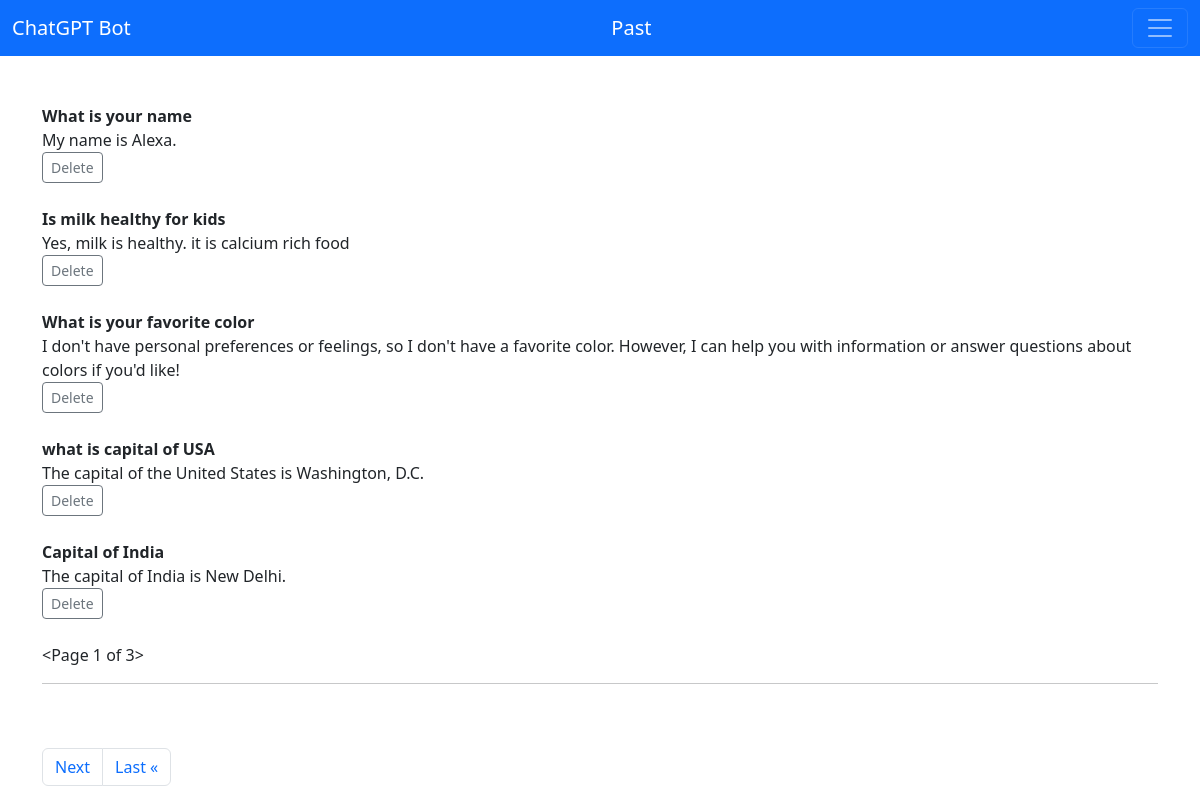
The app's page /home/past/ with its own data.
### chatbot/models.py (models this page shows, shortened)
class Past(models.Model):
    question = models.CharField(max_length=100)
    answer = models.TextField(max_length=300)

### chatbot/views.py (the view)
# urls.py: path('past/', views.past,name='past'),
def past(request):
    p = Paginator(Past.objects.all(), 5)
    page = request.GET.get('page')
    pages = p.get_page(page)
    past = Past.objects.all()
    return render(request,'past.html',{"past":past,"pages":pages})

### templates/past.html (shortened to what this page needs)
{% extends 'base.html' %}
{% block content %}
{% if past %}
  {% for item in pages %}
     <strong>{{item.question}}</strong><br/>
     {{item.answer}}</br>
     <a href="{% url 'delete_past' item.id %}" class="btn btn-outline-secondary btn-sm">Delete</a>
  {% endfor %}
{% endif %}
{{pages}}
<hr></br></br>
<nav aria-label="Page navigation example">
  <ul class="pagination">
    {% if pages.has_next %}
      <li class="page-item"><a class="page-link" href="?page={{ pages.next_page_number }}">Next</a></li>
      <li class="page-item"><a class="page-link" href="?page={{ pages.paginator.num_pages }}">Last &laquo;</a></li>
    {% endif %}
    </ul>
</nav>
{% endblock %}

### templates/base.html (shortened to what this page needs)
<!doctype html>
<html lang="en">
  <head>
    <link href="https://cdn.jsdelivr.net/npm/bootstrap@5.3.3/dist/css/bootstrap.min.css" rel="stylesheet">
  </head>
  <body>
    {% include 'navbar.html' %}
    <div class="container">
    <br/>
      {% block content %}
      {% endblock %}
    </div>
  </body>
</html>

### templates/navbar.html (shortened to what this page needs)
<nav class="navbar bg-primary" data-bs-theme="dark">
    <div class="container-fluid">
      <a class="navbar-brand" href="{% url 'home' %}">ChatGPT Bot</a>
      <a class="navbar-brand" href="{% url 'past' %}">Past</a>
      <button class="navbar-toggler" type="button" data-bs-toggle="collapse" data-bs-target="#navbarSupportedContent" aria-controls="navbarSupportedContent" aria-expanded="false" aria-label="Toggle navigation">
        <span class="navbar-toggler-icon"></span>
      </button>
    </div>
  </nav>

### records on screen
Past: question "What is your name", answer "My name is Alexa."
Past: question "Is milk healthy for kids", answer "Yes, milk is healthy. it is calcium rich food"
Past: question "What is your favorite color", answer "I don't have personal preferences or feelings, so I don't have a favorite color. However, I can help you with information or answer questions about colors if you'd like!"
Past: question "what is capital of USA", answer "The capital of the United States is Washington, D.C."
Past: question "Capital of India", answer "The capital of India is New Delhi."

### other values on screen
{{ pages }} "<Page 1 of 3>"
